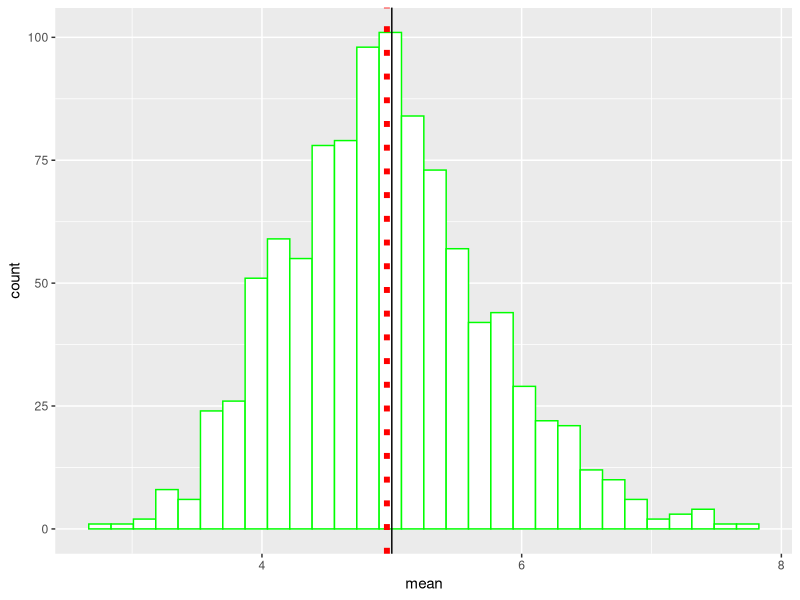
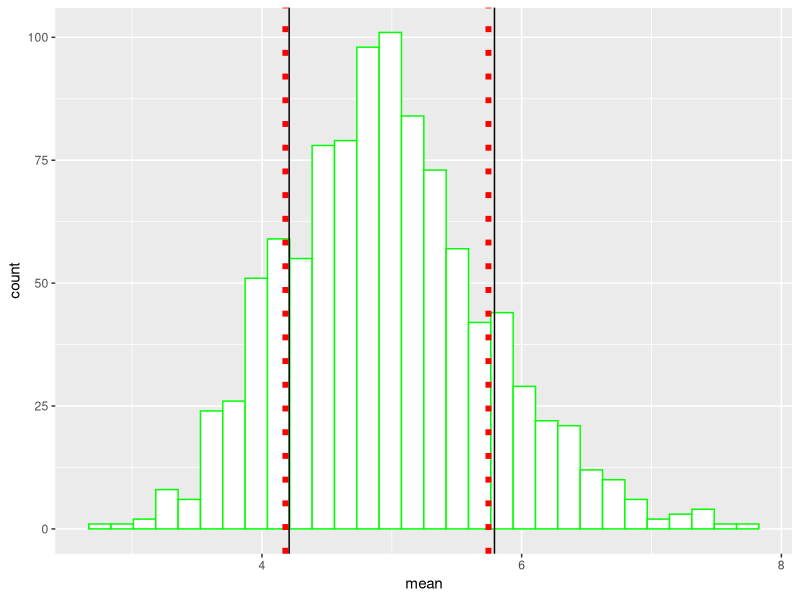
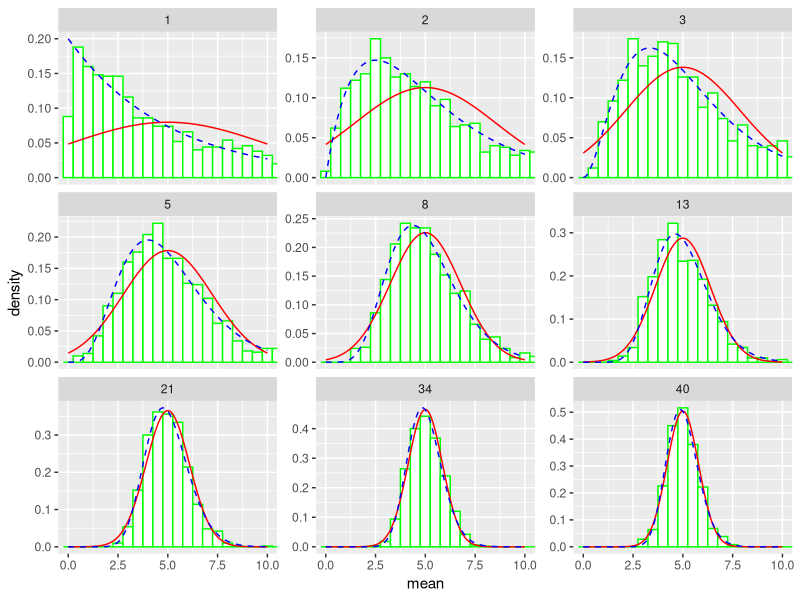

Here is the R script that generated these plots, in order:
## ---- chunk 1
rexpmean <- function(n, k, lambda) {
  sapply(1:n, function(i){mean(rexp(k, lambda))})
}
## ---- chunk 2
samples <- rexpmean(1000, 40, 0.2)
## ---- chunk 3
sampleMean <- mean(samples)
sampleMean
## ---- chunk 4
library(ggplot2)
g <- ggplot(data.frame(mean=samples), aes(x = mean))
g <- g + geom_histogram(colour="green", fill="white")
g <- g + geom_vline(colour="red", size=2, linetype="dotted", xintercept=sampleMean)
g <- g + geom_vline(xintercept=5)
g
## ---- chunk 5
sampleVariance <- var(samples)
sampleVariance
## ---- chunk 6
library(ggplot2)
g <- ggplot(data.frame(mean=samples), aes(x = mean))
g <- g + geom_histogram(colour="green", fill="white")
g <- g + geom_vline(colour="red", size=2, linetype="dotted",
                    xintercept=sampleMean + c(-1, 1)*sqrt(sampleVariance))
g <- g + geom_vline(xintercept=5 + c(-1,1)*sqrt(0.625))
g
## ---- chunk 7
kValues <- c(1, 2, 3, 5, 8, 13, 21, 34, 40)
samples <- lapply(kValues, function(k) { cbind(rep.int(k, 1000), rexpmean(1000, k, 0.2)) })
samples <- do.call(rbind, samples)
samples <- data.frame(k = samples[, 1], mean = samples[, 2])
## ---- chunk 8
density <- lapply(kValues, function(k) { 
    t(sapply(seq(0, 10, 0.1), function(x) { c(k, x, dnorm(x, 5, sqrt(25 / k)),
                                              dgamma(x, k, rate = k*0.2)) }))
  })
density <- do.call(rbind, density)
density <- data.frame(k = density[, 1], x = density[, 2], norm = density[, 3],
                      gamma = density[, 4])
## ---- chunk 9
g <- ggplot(samples, aes(x = mean, y = ..density..))
g <- g + geom_histogram(colour="green", fill="white", binwidth=0.5)
g <- g + geom_line(data = density, aes(x = x, y = norm), colour="red")
g <- g + geom_line(data = density, aes(x = x, y = gamma), colour="blue",
                   linetype="dashed")
g <- g + facet_wrap( ~ k, nrow = 3, scales = "free_y")
g <- g + coord_cartesian(xlim=c(0, 10))
g
